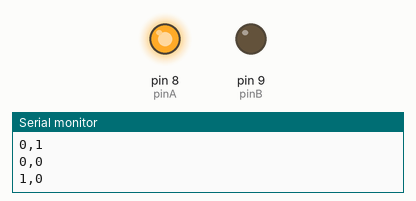
Recording of a sketch running on a simulated Arduino Uno, built with avr-gcc and run on an emulated ATmega328P. On the bench: output pins drawn as LEDs (lit = HIGH), the last lines printed to the serial monitor.

Above: at 2.7 s.
At 10.7 s:
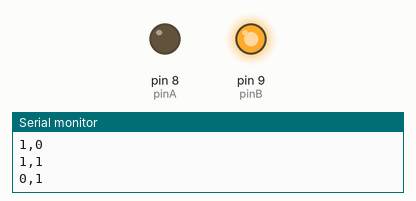
At 21.1 s:
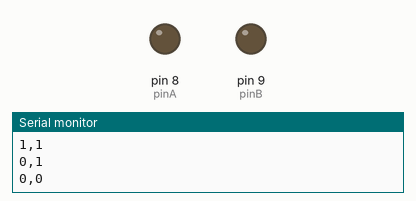
At 41.9 s:
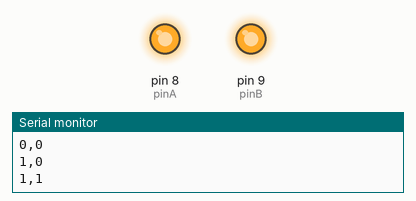
Timing chart, 0 to 42.6 s (numbered marks = the images above):
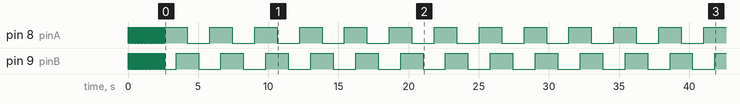

The sketch:

rotary_encoder_emulated.ino
```cpp
// Define the Arduino pins for the emulated encoder channels A and B
const int pinA = 8;
const int pinB = 9;

// Represents the Possible States of Our Rotary Encoder (Derived from the two square functions)
const int states[4][2] = {
  {LOW, LOW},   // Both Pins lose contact
  {HIGH, LOW},  // First Pin in Contact
  {HIGH, HIGH}, // Second Pin (Both) in Contact
  {LOW, HIGH}   // First Pin looses contact
};

int encoderPosition = 0;


// Updates Pin States
void updatePins() {
  int currentStateA = states[encoderPosition][0];
  int currentStateB = states[encoderPosition][1];

  // Set the digital pins to the current state values
  digitalWrite(pinA, currentStateA);
  digitalWrite(pinB, currentStateB);

  // Print the two values separated by a comma for the Serial Plotter.
  Serial.print(currentStateA);
  Serial.print(",");
  Serial.println(currentStateB);
}

// One clockwise (CW) rotation
void rotateCW() {
  encoderPosition = (encoderPosition + 1) % 4;
  updatePins();
}

// One counter-clockwise (CCW) rotation
void rotateCCW() {
  encoderPosition = (encoderPosition - 1 + 4) % 4;
  updatePins();
}


void setup() {
  // Start serial communication
  Serial.begin(9600);
  Serial.println("Send 1 for full CW cycle, 0 for full CCW cycle");

  pinMode(pinA, OUTPUT);
  pinMode(pinB, OUTPUT);

  // Startup Opacity (Resets down to 0, Sets to a starting opacity value depending on user needs)
  updatePins();
  Serial.println("RESETTING TO 0");
  for (int i = 0; i < 300; i++) {
    rotateCCW();
    delay(5);
      }
    Serial.println("STARTING VALUE");
  for (int i = 0; i < 200; i++) {
    rotateCW();
    delay(5);
      }

}

void loop() {

    for (int i = 0; i < 59; i++) {
      rotateCW();
      delay(800);
    }
    delay(15000);
    Serial.println("BACK DOWN");
    for (int i = 0; i < 59; i++) {
      rotateCCW();
      delay(10);
      }
    delay(1000);
}
```

Measured:
- by itself, pin 8 (pinA): goes 124 × (LOW 0.01 s, HIGH 0.01 s), LOW 0.01 s, 12 × (HIGH 1.6 s, LOW 1.6 s), then HIGH
- by itself, pin 9 (pinB): goes 124 × (LOW 0.01 s, HIGH 0.01 s), LOW 0.81 s, 12 × (HIGH 1.6 s, LOW 1.6 s), then HIGH
- by itself, everything shown: repeats every 3.2 s, in 4 steps
